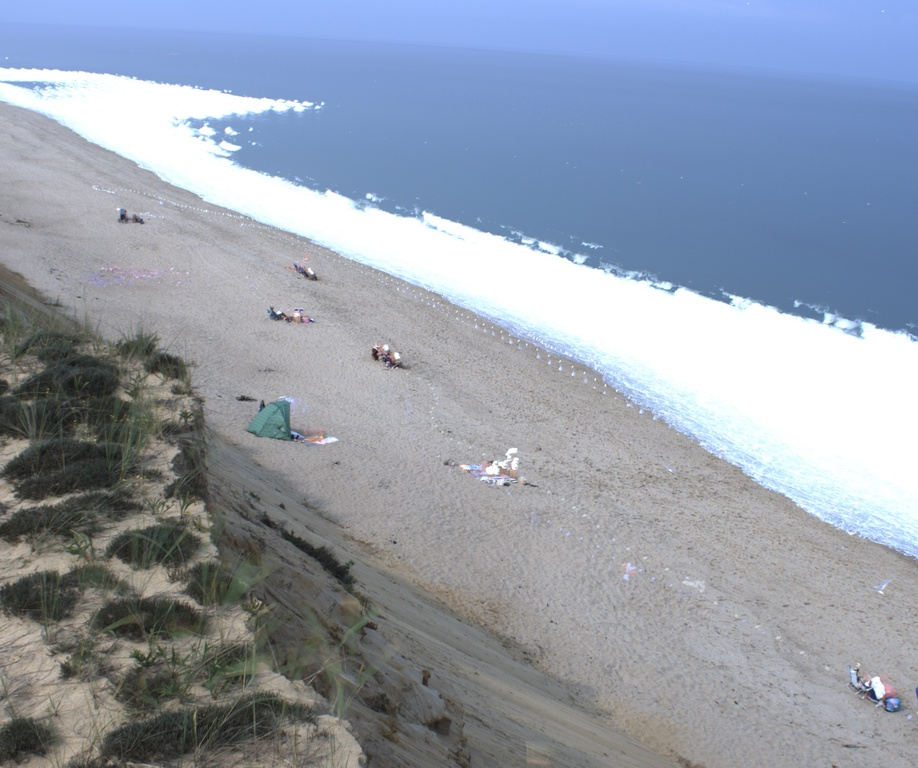
#> input picture ShoreScan/data/raw_data/1723838400.Fri.Aug.16_20_00_00.GMT.2024.caco-03.c2.bright.jpg, 918 x 768 px, shrunk from 2448 x 2048 before the run
$ python -i utils_CIRN.py   (imports and definitions only)
#> lines starting #> are read from the running program, lines starting #| are printed output that depends on the picture
#> further down, picture is the input picture: shape (768, 918, 3); mean B, G, R 170.7, 156.3, 147.4
"""
utils_CIRN.py

This module provides functions for rectifing imagery - based on CIRN QCIT toolbox

"""
import json
import math
import os
from tkinter import Tk, filedialog, messagebox

import cv2
import numpy as np
import scipy.ndimage
from scipy import interpolate
import utm


# [799 lines left out: functions CIRNangles2R, undistortUV, distortUV, intrinsicsExtrinsics2P, uv_to_xyz, dist_uv_to_xyz and 10 more, not called in this run]

def filter_regions(img):
    """
    Filters regions in an image by finding and keeping only the largest contour.

    :param img (ndarray): Input image to process, in BGR color format.

    :return:
    - img (ndarray): The input image with all regions outside the largest contour set to black.
    - contours (list): A list of contours found in the binary mask of the image.
    """
    # Load image and convert to grayscale
    gray_image = cv2.cvtColor(img, cv2.COLOR_BGR2GRAY)
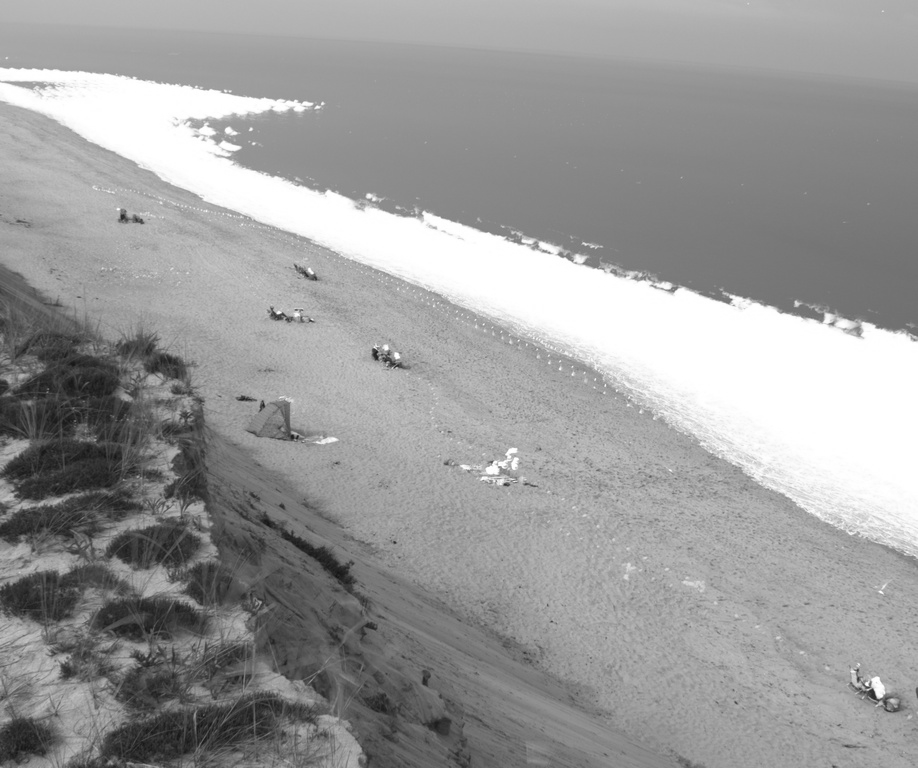
#> gray_image: shape (768, 918); min 17, max 255, mean 155.3

    # Apply thresholding
    threshold = 10  # Adjust if necessary
    _, binary_mask = cv2.threshold(gray_image, threshold, 255, cv2.THRESH_BINARY)
#> binary_mask: shape (768, 918); every value is 255

    # Find contours
    contours, _ = cv2.findContours(binary_mask, cv2.RETR_EXTERNAL, cv2.CHAIN_APPROX_SIMPLE)
#> contours = [[[0, 0], [0, 767], [917, 767], [917, 0]]]

    if not contours:
        return None  # No contours found

    # Find the largest contour based on area
    largest_contour = max(contours, key=cv2.contourArea)
#> largest_contour = [[0, 0], [0, 767], [917, 767], [917, 0]]

    # Create an empty mask (same shape as binary_mask) filled with zeros
    largest_contour_mask = np.zeros_like(binary_mask)

    # Draw only the largest contour
    cv2.drawContours(largest_contour_mask, [largest_contour], -1, color=255, thickness=cv2.FILLED)
    img[largest_contour_mask == 0] = [0,0,0]
    return img, contours

# [19 lines left out: function prompt_for_directory, not called in this run]

>>> import cv2
>>> picture = cv2.imread('../../ShoreScan/data/raw_data/1723838400.Fri.Aug.16_20_00_00.GMT.2024.caco-03.c2.bright.jpg')
>>> result = filter_regions(picture)

$ run again, on ShoreScan/data/raw_data/1723838400.Fri.Aug.16_20_00_00.GMT.2024.caco-03.c2.timex.jpg
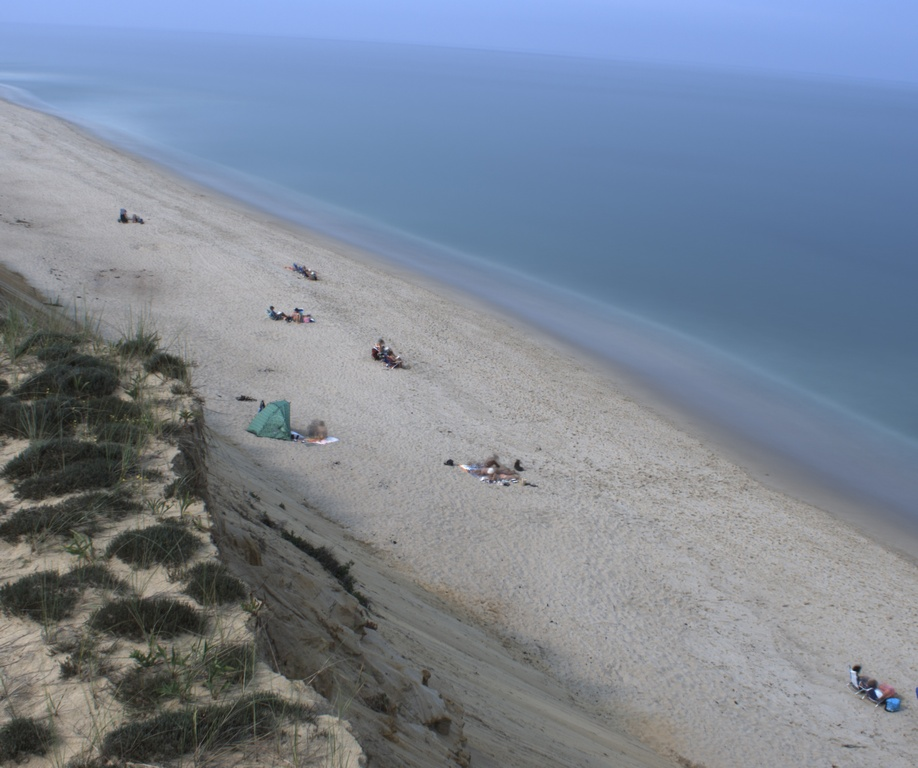
#> input picture ShoreScan/data/raw_data/1723838400.Fri.Aug.16_20_00_00.GMT.2024.caco-03.c2.timex.jpg, 918 x 768 px, shrunk from 2448 x 2048 before the run
#> picture is the input picture: shape (768, 918, 3); mean B, G, R 149.1, 133.5, 122.8
#> in filter_regions, `gray_image = cv2.cvtColor(img, cv2.COLOR_BGR2GRAY)`:
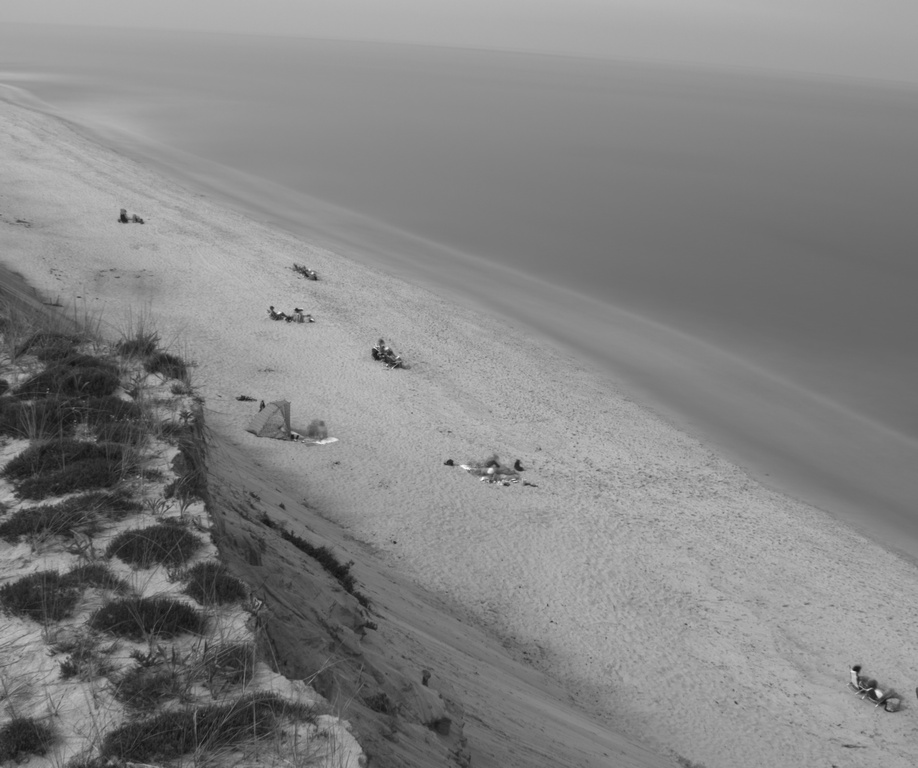
#> gray_image: shape (768, 918); min 15, max 254, mean 132.1
#> binary_mask: shape (768, 918); every value is 255
#> contours = [[[0, 0], [0, 767], [917, 767], [917, 0]]]
#> largest_contour = [[0, 0], [0, 767], [917, 767], [917, 0]]
